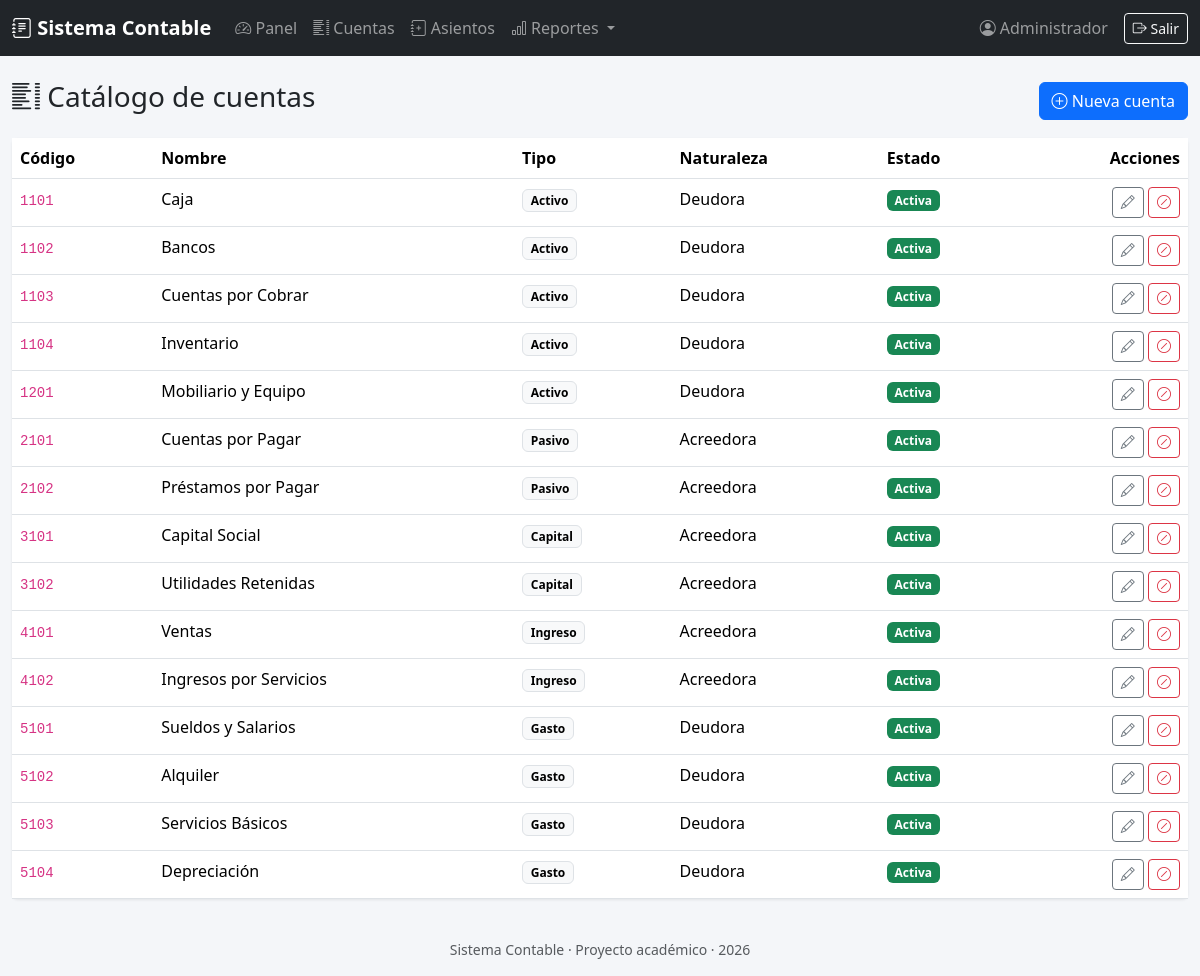
Page /cuentas (signed in) on the committed database.
### tables this page shows
CREATE TABLE cuentas (
    id INT AUTO_INCREMENT PRIMARY KEY,
    codigo VARCHAR(20) NOT NULL UNIQUE,
    nombre VARCHAR(150) NOT NULL,
    tipo ENUM('activo', 'pasivo', 'capital', 'ingreso', 'gasto') NOT NULL,
    naturaleza ENUM('deudora', 'acreedora') NOT NULL,
    activa TINYINT(1) NOT NULL DEFAULT 1,
    creado_en DATETIME DEFAULT CURRENT_TIMESTAMP
);

### app/Core/Controller.php (called while the page is built, shortened)
<?php
abstract class Controller
{
    protected function vista(string $vista, array $datos = []): void
    {
        require __DIR__ . '/../Views/layout.php';
    }
}

### app/Controllers/CuentaController.php (called while the page is built, shortened)
<?php
class CuentaController extends Controller
{
    public function index(): void
    {
        $cuentas = new Cuenta();
        $this->vista('cuentas/index', [
            'titulo' => 'Catálogo de cuentas',
            'cuentas' => $cuentas->todos('codigo'),
        ]);
    }
}

### public/index.php (called while the page is built, shortened)
<?php
spl_autoload_register(function (string $clase) {
    $prefijo = 'App\\';
    $rutaRelativa = str_replace('\\', '/', substr($clase, strlen($prefijo)));
    $archivo = __DIR__ . '/../app/' . $rutaRelativa . '.php';
});
$config = require __DIR__ . '/../config/config.php';
$router = new Router();
$router->get('/login', 'AuthController', 'mostrarLogin');
$router->post('/login', 'AuthController', 'login');
$router->get('/logout', 'AuthController', 'logout');
$router->get('/', 'DashboardController', 'index');
$router->get('/cuentas', 'CuentaController', 'index');
$router->get('/cuentas/nueva', 'CuentaController', 'crearForm');
$router->post('/cuentas', 'CuentaController', 'crear');
$router->get('/cuentas/{id}/editar', 'CuentaController', 'editarForm');
$router->post('/cuentas/{id}', 'CuentaController', 'actualizar');
$router->post('/cuentas/{id}/desactivar', 'CuentaController', 'desactivar');
$router->get('/asientos', 'AsientoController', 'index');
$router->get('/asientos/nuevo', 'AsientoController', 'crearForm');
$router->post('/asientos', 'AsientoController', 'crear');
$router->get('/asientos/{id}', 'AsientoController', 'ver');
$router->get('/reportes/balance', 'ReporteController', 'balanceComprobacion');
$router->get('/reportes/mayor', 'ReporteController', 'mayor');
$router->get('/reportes/resultados', 'ReporteController', 'estadoResultados');
$uri = parse_url($_SERVER['REQUEST_URI'], PHP_URL_PATH) ?? '/';
$uri = rtrim($uri, '/');
$router->resolver($_SERVER['REQUEST_METHOD'], $uri);

### config/config.php (called while the page is built, shortened)
<?php
$rutaEnv = __DIR__ . '/../.env';
if (!function_exists('env')) {
    function env(string $clave, $defecto = null)
    {
        $valor = getenv($clave);
        return $valor === false ? $defecto : $valor;
    }
}
return [
    'app' => [
        'nombre' => env('APP_NOMBRE', 'Sistema Contable'),
        'base' => rtrim(env('APP_BASE', ''), '/'),
        'debug' => env('APP_DEBUG', 'true') === 'true',
    ],
    'db' => [
        'host' => env('DB_HOST', '127.0.0.1'),
        'port' => env('DB_PORT', '3306'),
        'name' => env('DB_NAME', 'sistema_contable'),
        'user' => env('DB_USER', 'root'),
        'pass' => env('DB_PASS', ''),
    ],
];

### app/Core/Database.php (called while the page is built, shortened)
<?php
class Database
{
    private static ?PDO $conexion = null;
    public static function conectar(): PDO
    {
        if (self::$conexion === null) {
            $config = require __DIR__ . '/../../config/config.php';
            $db = $config['db'];
            $dsn = sprintf(
                'mysql:host=%s;port=%s;dbname=%s;charset=utf8mb4',
                $db['host'],
                $db['port'],
                $db['name']
            );
            try {
                self::$conexion = new PDO($dsn, $db['user'], $db['pass'], [
                    PDO::ATTR_ERRMODE => PDO::ERRMODE_EXCEPTION,
                    PDO::ATTR_DEFAULT_FETCH_MODE => PDO::FETCH_ASSOC,
                    PDO::ATTR_EMULATE_PREPARES => false,
                ]);
            } catch (PDOException $e) {
                http_response_code(500);
                die(
                    '<div style="font-family:sans-serif;padding:2rem;color:#b00">'
                    . '<h2>No se pudo conectar a la base de datos</h2>'
                    . '<p>Revisa que MySQL esté corriendo en Laragon y que el archivo .env tenga los datos correctos.</p>'
                    . '<p><small>' . htmlspecialchars($e->getMessage()) . '</small></p>'
                    . '</div>'
                );
            }
        }
        return self::$conexion;
    }
}

### app/Core/Model.php (called while the page is built, shortened)
<?php
abstract class Model
{
    protected string $tabla;
    protected PDO $db;
    public function __construct()
    {
        $this->db = Database::conectar();
    }
    public function todos(string $orden = ''): array
    {
        $sql = "SELECT * FROM {$this->tabla}";
        if ($orden !== '') {
            $sql .= " ORDER BY {$orden}";
        }
        return $this->db->query($sql)->fetchAll();
    }
}

### app/Views/cuentas/index.php (the view, shortened to what this page needs)
<div class="d-flex justify-content-between align-items-center mb-3">
    <h3><i class="bi bi-list-columns"></i> Catálogo de cuentas</h3>
    <a href="/cuentas/nueva" class="btn btn-primary"><i class="bi bi-plus-circle"></i> Nueva cuenta</a>
</div>
<div class="card">
    <div class="table-responsive">
        <table class="table table-hover mb-0">
            <thead>
                <tr><th>Código</th><th>Nombre</th><th>Tipo</th><th>Naturaleza</th><th>Estado</th><th class="text-end">Acciones</th></tr>
            </thead>
            <tbody>
            <?php foreach ($cuentas as $c): ?>
                <tr>
                    <td><code><?= htmlspecialchars($c['codigo']) ?></code></td>
                    <td><?= htmlspecialchars($c['nombre']) ?></td>
                    <td><span class="badge text-bg-light border"><?= \App\Models\Cuenta::ETIQUETAS_TIPO[$c['tipo']] ?? $c['tipo'] ?></span></td>
                    <td><?= $c['naturaleza'] === 'deudora' ? 'Deudora' : 'Acreedora' ?></td>
                    <td>
                        <?php if ($c['activa']): ?>
                            <span class="badge text-bg-success">Activa</span>
                        <?php else: ?>
                            <span class="badge text-bg-secondary">Inactiva</span>
                        <?php endif; ?>
                    </td>
                    <td class="text-end">
                        <a href="/cuentas/<?= $c['id'] ?>/editar" class="btn btn-sm btn-outline-secondary">
                            <i class="bi bi-pencil"></i>
                        </a>
                        <?php if ($c['activa']): ?>
                        <form method="post" action="/cuentas/<?= $c['id'] ?>/desactivar" class="d-inline"
                              onsubmit="return confirm('¿Desactivar esta cuenta? No se puede deshacer desde aquí.')">
                            <button type="submit" class="btn btn-sm btn-outline-danger"><i class="bi bi-slash-circle"></i></button>
                        </form>
                        <?php endif; ?>
                    </td>
                </tr>
            <?php endforeach; ?>
            </tbody>
        </table>
    </div>
</div>

### app/Core/Router.php (shortened to what this page needs)
<?php
class Router
{
    private array $rutas = [];
    private function agregar(string $metodo, string $ruta, string $controlador, string $accion): void
    {
        $this->rutas[] = compact('metodo', 'ruta', 'controlador', 'accion');
    }
    public function resolver(string $metodo, string $uriPath): void
    {
        foreach ($this->rutas as $r) {
            if ($r['metodo'] !== $metodo) {
                continue;
            }
            $patron = preg_replace('#\{[a-zA-Z_]+\}#', '([^/]+)', $r['ruta']);
            $patron = '#^' . $patron . '$#';
            if (preg_match($patron, $uriPath, $coincidencias)) {
                array_shift($coincidencias);
                $this->despachar($r['controlador'], $r['accion'], $coincidencias);
                return;
            }
        }
    }
    private function despachar(string $nombreControlador, string $accion, array $parametros): void
    {
        $controlador = new $clase();
        call_user_func_array([$controlador, $accion], $parametros);
    }
}

### app/Views/layout.php (shortened to what this page needs)
<!doctype html>
<html lang="es">
<head>
    <link href="https://cdnjs.cloudflare.com/ajax/libs/bootstrap/5.3.3/css/bootstrap.min.css" rel="stylesheet">
    <link href="https://cdnjs.cloudflare.com/ajax/libs/bootstrap-icons/1.11.3/font/bootstrap-icons.min.css" rel="stylesheet">
</head>
<body>
<?php if (!empty($_SESSION['usuario_id'])): ?>
<nav class="navbar navbar-expand-lg navbar-dark bg-dark">
    <div class="container-fluid">
        <a class="navbar-brand" href="/"><i class="bi bi-journal-text"></i> Sistema Contable</a>
        <div class="collapse navbar-collapse" id="nav">
            <ul class="navbar-nav me-auto">
                <li class="nav-item"><a class="nav-link" href="/"><i class="bi bi-speedometer2"></i> Panel</a></li>
                <li class="nav-item"><a class="nav-link" href="/cuentas"><i class="bi bi-list-columns"></i> Cuentas</a></li>
                <li class="nav-item"><a class="nav-link" href="/asientos"><i class="bi bi-journal-plus"></i> Asientos</a></li>
                <li class="nav-item dropdown">
                    <a class="nav-link dropdown-toggle" href="#" data-bs-toggle="dropdown">
                        <i class="bi bi-bar-chart"></i> Reportes
                    </a>
                </li>
            </ul>
            <span class="navbar-text me-3">
                <i class="bi bi-person-circle"></i> <?= htmlspecialchars($_SESSION['usuario_nombre'] ?? '') ?>
            </span>
            <a href="/logout" class="btn btn-outline-light btn-sm"><i class="bi bi-box-arrow-right"></i> Salir</a>
        </div>
    </div>
</nav>
<?php endif; ?>
<main class="container-fluid py-4">
    <?php require $rutaVista; ?>
</main>
<footer class="text-center text-muted small py-3">
    Sistema Contable &middot; Proyecto académico &middot; <?= date('Y') ?>
</footer>
</body>
</html>

### app/Views/layout.php (style rules this page uses)
body { background-color: #f4f6f9; }
.navbar-brand { font-weight: 600; }
.card { border: none; box-shadow: 0 1px 3px rgba(0,0,0,.08); }
table.table thead { background-color: #eef1f6; }

### rows in the picture
cuentas: codigo "1101", nombre "Caja", tipo "Activo", naturaleza "Deudora", activa "Activa"
cuentas: codigo "1102", nombre "Bancos", tipo "Activo", naturaleza "Deudora", activa "Activa"
cuentas: codigo "1103", nombre "Cuentas por Cobrar", tipo "Activo", naturaleza "Deudora", activa "Activa"
cuentas: codigo "1104", nombre "Inventario", tipo "Activo", naturaleza "Deudora", activa "Activa"
cuentas: codigo "1201", nombre "Mobiliario y Equipo", tipo "Activo", naturaleza "Deudora", activa "Activa"
cuentas: codigo "2101", nombre "Cuentas por Pagar", tipo "Pasivo", naturaleza "Acreedora", activa "Activa"
cuentas: codigo "2102", nombre "Préstamos por Pagar", tipo "Pasivo", naturaleza "Acreedora", activa "Activa"
cuentas: codigo "3101", nombre "Capital Social", tipo "Capital", naturaleza "Acreedora", activa "Activa"
cuentas: codigo "3102", nombre "Utilidades Retenidas", tipo "Capital", naturaleza "Acreedora", activa "Activa"
cuentas: codigo "4101", nombre "Ventas", tipo "Ingreso", naturaleza "Acreedora", activa "Activa"
cuentas: codigo "4102", nombre "Ingresos por Servicios", tipo "Ingreso", naturaleza "Acreedora", activa "Activa"
cuentas: codigo "5101", nombre "Sueldos y Salarios", tipo "Gasto", naturaleza "Deudora", activa "Activa"
cuentas: codigo "5102", nombre "Alquiler", tipo "Gasto", naturaleza "Deudora", activa "Activa"
cuentas: codigo "5103", nombre "Servicios Básicos", tipo "Gasto", naturaleza "Deudora", activa "Activa"
cuentas: codigo "5104", nombre "Depreciación", tipo "Gasto", naturaleza "Deudora", activa "Activa"
